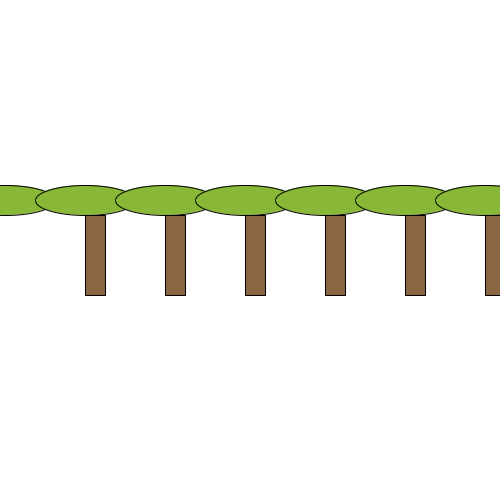
Frame 1 (no input)
Frame 60 (the mouse pressed at the canvas centre just before this capture): identical to frame 1, image omitted
Frame 120 (the mouse held since frame 60 and released just before this capture): identical to frame 1, image omitted

The Processing sketch that drew this single still picture (run headless with seeded random() and noise(); from frame 60 on, the mouse is pressed at the canvas centre):

// Processing sketch: H09_Opdracht10
// ── H09_Opdracht10.pde
void setup(){
  size(500,500);

}

void draw(){
  background(255,255,255);
  stroke(0,0,0);

for (int b = 0; b<=20; b++){
   fill(137,183,55); 
   ellipse(5+80*b,200,100,30);
  for (int c= 0; c <=10 ;c++){
    fill(138,102,66); 
    rect(15+80*c+70,215,20,80);
    
}
}
}
